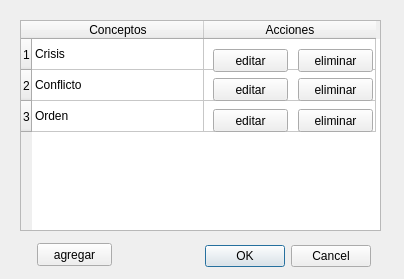
<?xml version="1.0" encoding="UTF-8"?>
<ui version="4.0">
 <class>Dialogs</class>
 <widget class="QDialog" name="Dialogs">
  <property name="windowModality">
   <enum>Qt::NonModal</enum>
  </property>
  <property name="geometry">
   <rect>
    <x>0</x>
    <y>0</y>
    <width>404</width>
    <height>279</height>
   </rect>
  </property>
  <property name="windowTitle">
   <string>Conceptos</string>
  </property>
  <widget class="QDialogButtonBox" name="buttonBox">
   <property name="geometry">
    <rect>
     <x>30</x>
     <y>240</y>
     <width>341</width>
     <height>32</height>
    </rect>
   </property>
   <property name="orientation">
    <enum>Qt::Horizontal</enum>
   </property>
   <property name="standardButtons">
    <set>QDialogButtonBox::Cancel|QDialogButtonBox::Ok</set>
   </property>
  </widget>
  <widget class="QTableWidget" name="tableWidget">
   <property name="geometry">
    <rect>
     <x>20</x>
     <y>20</y>
     <width>361</width>
     <height>211</height>
    </rect>
   </property>
   <attribute name="horizontalHeaderDefaultSectionSize">
    <number>172</number>
   </attribute>
   <attribute name="horizontalHeaderMinimumSectionSize">
    <number>26</number>
   </attribute>
   <attribute name="verticalHeaderDefaultSectionSize">
    <number>31</number>
   </attribute>
   <attribute name="verticalHeaderMinimumSectionSize">
    <number>23</number>
   </attribute>
   <row>
    <property name="text">
     <string>1</string>
    </property>
   </row>
   <row>
    <property name="text">
     <string>2</string>
    </property>
   </row>
   <row>
    <property name="text">
     <string>3</string>
    </property>
   </row>
   <column>
    <property name="text">
     <string>Conceptos</string>
    </property>
   </column>
   <column>
    <property name="text">
     <string>Acciones</string>
    </property>
   </column>
   <item row="0" column="0">
    <property name="text">
     <string>Crisis</string>
    </property>
   </item>
   <item row="0" column="1">
    <property name="text">
     <string/>
    </property>
   </item>
   <item row="1" column="0">
    <property name="text">
     <string>Conflicto</string>
    </property>
   </item>
   <item row="2" column="0">
    <property name="text">
     <string>Orden</string>
    </property>
   </item>
  </widget>
  <widget class="QPushButton" name="pushButton">
   <property name="geometry">
    <rect>
     <x>213</x>
     <y>49</y>
     <width>75</width>
     <height>23</height>
    </rect>
   </property>
   <property name="text">
    <string>editar</string>
   </property>
   <property name="icon">
    <iconset>
     <normaloff>../../../../../../Pictures/Iconos/ic_create_black_24dp/ic_create_black_24dp/web/ic_create_black_24dp_1x.png</normaloff>../../../../../../Pictures/Iconos/ic_create_black_24dp/ic_create_black_24dp/web/ic_create_black_24dp_1x.png</iconset>
   </property>
  </widget>
  <widget class="QPushButton" name="pushButton_2">
   <property name="geometry">
    <rect>
     <x>298</x>
     <y>49</y>
     <width>75</width>
     <height>23</height>
    </rect>
   </property>
   <property name="text">
    <string>eliminar</string>
   </property>
   <property name="icon">
    <iconset>
     <normaloff>../../../../../../Pictures/Iconos/ic_delete_black_24dp/ic_delete_black_24dp/web/ic_delete_black_24dp_1x.png</normaloff>../../../../../../Pictures/Iconos/ic_delete_black_24dp/ic_delete_black_24dp/web/ic_delete_black_24dp_1x.png</iconset>
   </property>
  </widget>
  <widget class="QPushButton" name="pushButton_3">
   <property name="geometry">
    <rect>
     <x>213</x>
     <y>78</y>
     <width>75</width>
     <height>23</height>
    </rect>
   </property>
   <property name="text">
    <string>editar</string>
   </property>
   <property name="icon">
    <iconset>
     <normaloff>../../../../../../Pictures/Iconos/ic_create_black_24dp/ic_create_black_24dp/web/ic_create_black_24dp_1x.png</normaloff>../../../../../../Pictures/Iconos/ic_create_black_24dp/ic_create_black_24dp/web/ic_create_black_24dp_1x.png</iconset>
   </property>
  </widget>
  <widget class="QPushButton" name="pushButton_4">
   <property name="geometry">
    <rect>
     <x>213</x>
     <y>109</y>
     <width>75</width>
     <height>23</height>
    </rect>
   </property>
   <property name="text">
    <string>editar</string>
   </property>
   <property name="icon">
    <iconset>
     <normaloff>../../../../../../Pictures/Iconos/ic_create_black_24dp/ic_create_black_24dp/web/ic_create_black_24dp_1x.png</normaloff>../../../../../../Pictures/Iconos/ic_create_black_24dp/ic_create_black_24dp/web/ic_create_black_24dp_1x.png</iconset>
   </property>
  </widget>
  <widget class="QPushButton" name="pushButton_5">
   <property name="geometry">
    <rect>
     <x>298</x>
     <y>78</y>
     <width>75</width>
     <height>23</height>
    </rect>
   </property>
   <property name="text">
    <string>eliminar</string>
   </property>
   <property name="icon">
    <iconset>
     <normaloff>../../../../../../Pictures/Iconos/ic_delete_black_24dp/ic_delete_black_24dp/web/ic_delete_black_24dp_1x.png</normaloff>../../../../../../Pictures/Iconos/ic_delete_black_24dp/ic_delete_black_24dp/web/ic_delete_black_24dp_1x.png</iconset>
   </property>
  </widget>
  <widget class="QPushButton" name="pushButton_6">
   <property name="geometry">
    <rect>
     <x>298</x>
     <y>109</y>
     <width>75</width>
     <height>23</height>
    </rect>
   </property>
   <property name="text">
    <string>eliminar</string>
   </property>
   <property name="icon">
    <iconset>
     <normaloff>../../../../../../Pictures/Iconos/ic_delete_black_24dp/ic_delete_black_24dp/web/ic_delete_black_24dp_1x.png</normaloff>../../../../../../Pictures/Iconos/ic_delete_black_24dp/ic_delete_black_24dp/web/ic_delete_black_24dp_1x.png</iconset>
   </property>
  </widget>
  <widget class="QPushButton" name="pushButton_7">
   <property name="geometry">
    <rect>
     <x>37</x>
     <y>243</y>
     <width>75</width>
     <height>23</height>
    </rect>
   </property>
   <property name="text">
    <string>agregar</string>
   </property>
   <property name="icon">
    <iconset>
     <normaloff>../../../../../../Pictures/Iconos/ic_add_black_24dp/ic_add_black_24dp/web/ic_add_black_24dp_1x.png</normaloff>../../../../../../Pictures/Iconos/ic_add_black_24dp/ic_add_black_24dp/web/ic_add_black_24dp_1x.png</iconset>
   </property>
  </widget>
 </widget>
 <layoutdefault spacing="6" margin="9"/>
 <resources/>
 <connections>
  <connection>
   <sender>buttonBox</sender>
   <signal>accepted()</signal>
   <receiver>Dialogs</receiver>
   <slot>accept()</slot>
   <hints>
    <hint type="sourcelabel">
     <x>248</x>
     <y>254</y>
    </hint>
    <hint type="destinationlabel">
     <x>157</x>
     <y>274</y>
    </hint>
   </hints>
  </connection>
  <connection>
   <sender>buttonBox</sender>
   <signal>rejected()</signal>
   <receiver>Dialogs</receiver>
   <slot>reject()</slot>
   <hints>
    <hint type="sourcelabel">
     <x>316</x>
     <y>260</y>
    </hint>
    <hint type="destinationlabel">
     <x>286</x>
     <y>274</y>
    </hint>
   </hints>
  </connection>
 </connections>
</ui>
